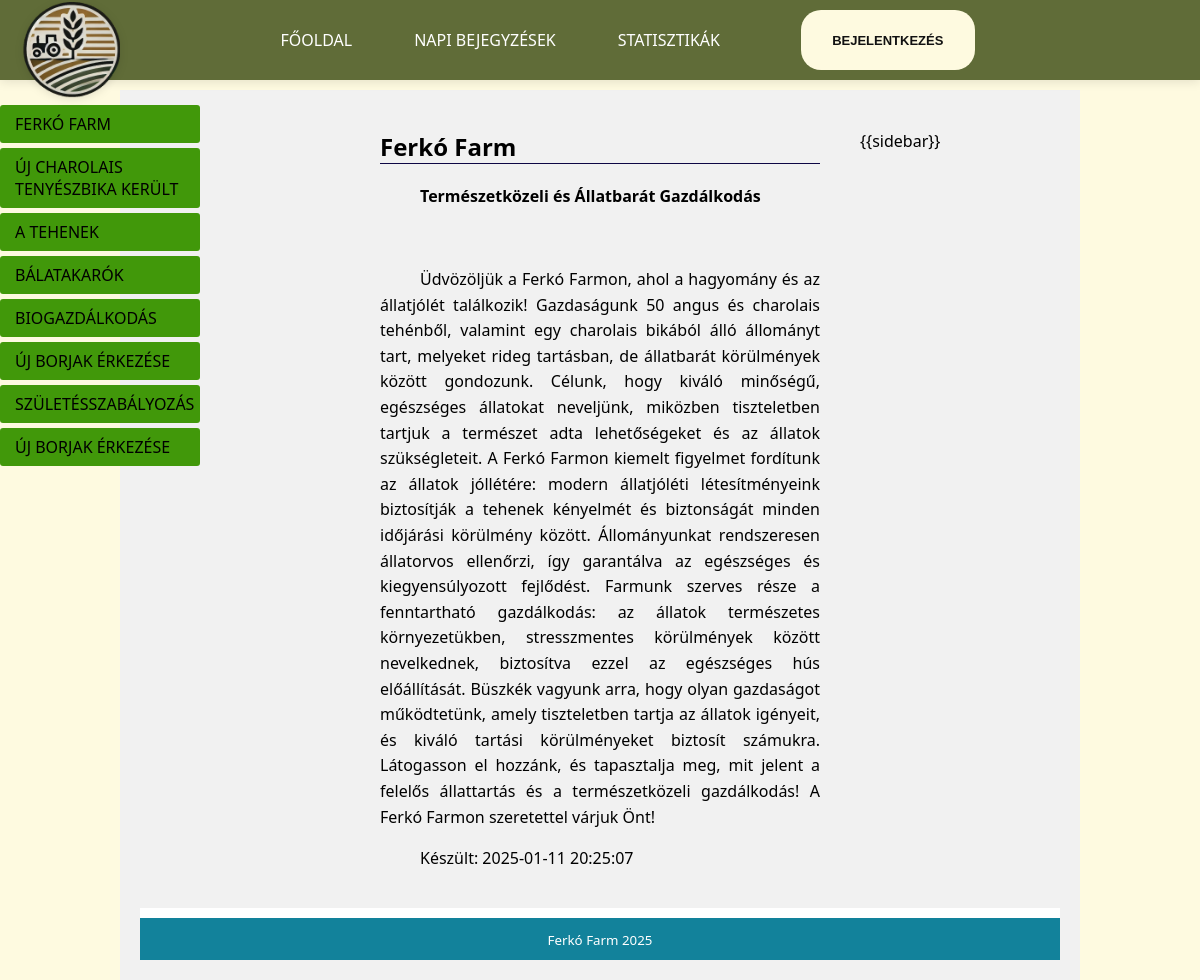
The page / on the database its author committed.
### tables this page shows
CREATE TABLE `news` (
  `id` tinyint(4) NOT NULL,
  `alias` varchar(32) DEFAULT NULL,
  `ordering` tinyint(4) DEFAULT NULL,
  `nav_name` varchar(32) DEFAULT NULL,
  `content` text DEFAULT NULL,
  `img` varchar(255) DEFAULT NULL,
  `creation` datetime DEFAULT NULL,
  `updating` datetime DEFAULT NULL,
  `description` text DEFAULT NULL,
  `keywords` text DEFAULT NULL,
  `states` tinyint(4) DEFAULT NULL
);

### index.php (the view)
<?php
require_once("connect.php");
function sanitize(string $data): string {
    return htmlspecialchars($data, ENT_QUOTES, 'UTF-8');
}
$sql = "SELECT id, alias, nav_name FROM news WHERE states = 1 ORDER BY ordering ASC";
$result = mysqli_query($dbconn, $sql);
$menu = "<ul>\n";
while ($row = mysqli_fetch_assoc($result)) {
    $menu .= "<li><a href=\"./" . sanitize($row['alias']) . "\">" . sanitize($row['nav_name']) . "</a></li>\n";
}
$menu .= "</ul>\n";
$alias = isset($_GET['alias']) ? mysqli_real_escape_string($dbconn, $_GET['alias']) : "bemutatkozas";
$sql = "SELECT nav_name, content, creation, updating, description, keywords FROM news WHERE alias = '$alias' LIMIT 1";
$result = mysqli_query($dbconn, $sql);
if (mysqli_num_rows($result) > 0) {
    $row = mysqli_fetch_assoc($result);
    $description = sanitize($row['description']);
    $keywords = sanitize($row['keywords']);
    $nav_name = sanitize($row['nav_name']);
    $content = $row['content'];
    $creation = sanitize($row['creation']);
} else {
    $description = "";
    $keywords = "";
    $nav_name = "Hiba";
    $content = "<p><em>A keresett oldal nem található...</em></p>";
    $creation = date("Y-m-d H:i:s");
}
$template = file_get_contents("template.html");
$template = str_replace("{{menu}}", $menu, $template);
$template = str_replace("{{nav_name}}", $nav_name, $template);
$template = str_replace("{{content}}", $content, $template);
$template = str_replace("{{creation}}", $creation, $template);
$template = str_replace("{{description}}", $description, $template);
$template = str_replace("{{keywords}}", $keywords, $template);
echo $template;
?>

### css/style.css (style rules this page uses)
body { margin:0; font-family: Arial; background-color: #ccc }
#befoglalo { width: 80%; margin: 10px auto; background-color: #f1f1f1; padding: 20px; position: relative; }
#menu { position: fixed; left: 0; top: 100px; width: 200px; text-transform: uppercase; }
#menu ul { padding: 0; margin: 0; }
#menu ul li { list-style-type: none; margin: 5px 0; }
#menu ul li a { color: #000; text-decoration: none; display: block; padding: 8px 15px; background-color: #41980a; border-radius: 3px; transition: all 0.3s ease; }
#tartalom { min-height: 400px; margin: 0 220px; padding: 20px; }
#tartalom h2 { margin-top:0; font-size: 1.5em; border-bottom: 1px solid rgb(14,7,68); }
#tartalom p { text-align: justify; text-indent: 40px; line-height: 1.6; }
#oldalsav { float:right; width: 200px; margin-top:20px }
#lablec { clear: both; text-align: center; background-color: rgb(18,130,155); color: #fff; padding: 10px; border-top: 10px solid #fff; }

### css/slider/style.css (style rules this page uses)
* { box-sizing: border-box; }

### css/nav.css (style rules this page uses)
body { font-family: system-ui, -apple-system, BlinkMacSystemFont, 'Segoe UI', Roboto, Oxygen, Ubuntu, Cantarell, 'Open Sans', 'Helvetica Neue', sans-serif; background-color: #fefae0; padding-top: 80px; }
main { transition: transform 0.3s cubic-bezier(0.4, 0, 0.2, 1); transform: translateY(0); }
nav { background-color: #606c38; display: grid; grid-template-columns: 200px 1fr 200px; align-items: center; width: 100%; position: fixed; top: 0; left: 0; z-index: 1000; box-shadow: 0 2px 10px rgba(0,0,0,0.1); height: 80px; }
.logo-container { grid-column: 1; padding-left: 20px; display: flex; align-items: center; }
.logo-container img { width: 100px; margin-bottom: -20px; height: auto; filter: drop-shadow(0 2px 4px rgba(0,0,0,0.1)); }
.nav-links { grid-column: 2; display: flex; justify-content: center; align-items: center; width: 100%; }
.links { display: flex; justify-content: center; align-items: center; gap: 30px; width: 100%; }
.button-container { grid-column: 3; display: flex; justify-content: flex-end; padding-right: 20px; margin-left: auto; }
nav a { color: white; padding: 1rem; text-decoration: none; text-transform: uppercase; transition: all 0.3s cubic-bezier(0.4, 0, 0.2, 1); position: relative; cursor: pointer; }
nav a::after { content: ''; position: absolute; width: 0; height: 2px; bottom: 0; left: 50%; background-color: #FEFAE0; transition: all 0.3s cubic-bezier(0.4, 0, 0.2, 1); transform: translateX(-50%); }
nav button { margin: 10px 5px 10px 0; border: 0; }
.button-container button { --primary-color: #FEFAE0; --secondary-color: #111; --hover-color: #111; --arrow-width: 10px; --arrow-stroke: 2px; border-radius: 20px; padding: 0.5em 1.2em; background: var(--primary-color); display: flex; font-weight: bold; font-size: small; transition: all 0.3s cubic-bezier(0.4, 0, 0.2, 1); position: relative; overflow: hidden; margin-left: auto; }
.button-container button::before { content: ''; position: absolute; top: 50%; left: 50%; width: 0; height: 0; background: rgba(0, 0, 0, 0.1); border-radius: 50%; transform: translate(-50%, -50%); transition: width 0.6s ease, height 0.6s ease; }
.button-container button a { text-decoration: none; color: var(--secondary-color); position: relative; z-index: 1; }
@media (min-width: 1025px) { .nav-links { position: static; display: flex; flex-direction: row; opacity: 1; transform: none; pointer-events: all; padding: 0; background: none; box-shadow: none; height: auto; justify-content: center; width: 100%; } }
@media (min-width: 1025px) { .links { display: flex; flex-direction: row; gap: 30px; margin: 0; justify-content: center; width: 100%; } }
@media (min-width: 1025px) { .links a { padding: 0.5rem 1rem; font-size: 1rem; font-weight: 500; text-align: center; } }
@media (min-width: 1025px) { .button-container { margin-right: 0; display: flex; align-items: center; } }

### css/footer.css (style rules this page uses)
html, body { height: 100%; margin: 0; display: flex; flex-direction: column; }
main { flex: 1; }
footer { width: 100%; background-color: #333; color: white; text-align: center; }

### rows shown on the page
news: keywords+description+creation (picture), template "FŐOLDAL NAPI BEJEGYZÉSEK STATISZTIKÁK BEJELENTKEZÉS {{sidebar}} Ferkó Farm Természetközeli és Állatbarát Gazdálkodás Üdvözöljük a Ferkó Farmon, ahol a hagyomány és az állatjólét találkozik! Gazdaságunk 50 angus és charolais tehénből, valamint egy charolais bikából álló állományt tart, melyeket rideg tartásban, de állatbarát körülmények között gondozunk. Célunk, hogy kiváló minőségű, egészséges állatokat neveljünk, miközben tiszteletben tartjuk a természet adta lehetőségeket és az állatok szükségleteit. A Ferkó Farmon kiemelt figyelmet fordítunk az állatok jóllétére: modern állatjóléti létesítményeink biztosítják a tehenek kényelmét és biztonságát minden időjárási körülmény között.…", nav_name "FERKÓ FARM"
news: nav_name "ÚJ CHAROLAIS TENYÉSZBIKA KERÜLT"
news: nav_name "A TEHENEK"
news: nav_name "BÁLATAKARÓK"
news: nav_name "BIOGAZDÁLKODÁS"
news: nav_name "ÚJ BORJAK ÉRKEZÉSE"
news: nav_name "SZÜLETÉSSZABÁLYOZÁS"
news: nav_name "ÚJ BORJAK ÉRKEZÉSE"
